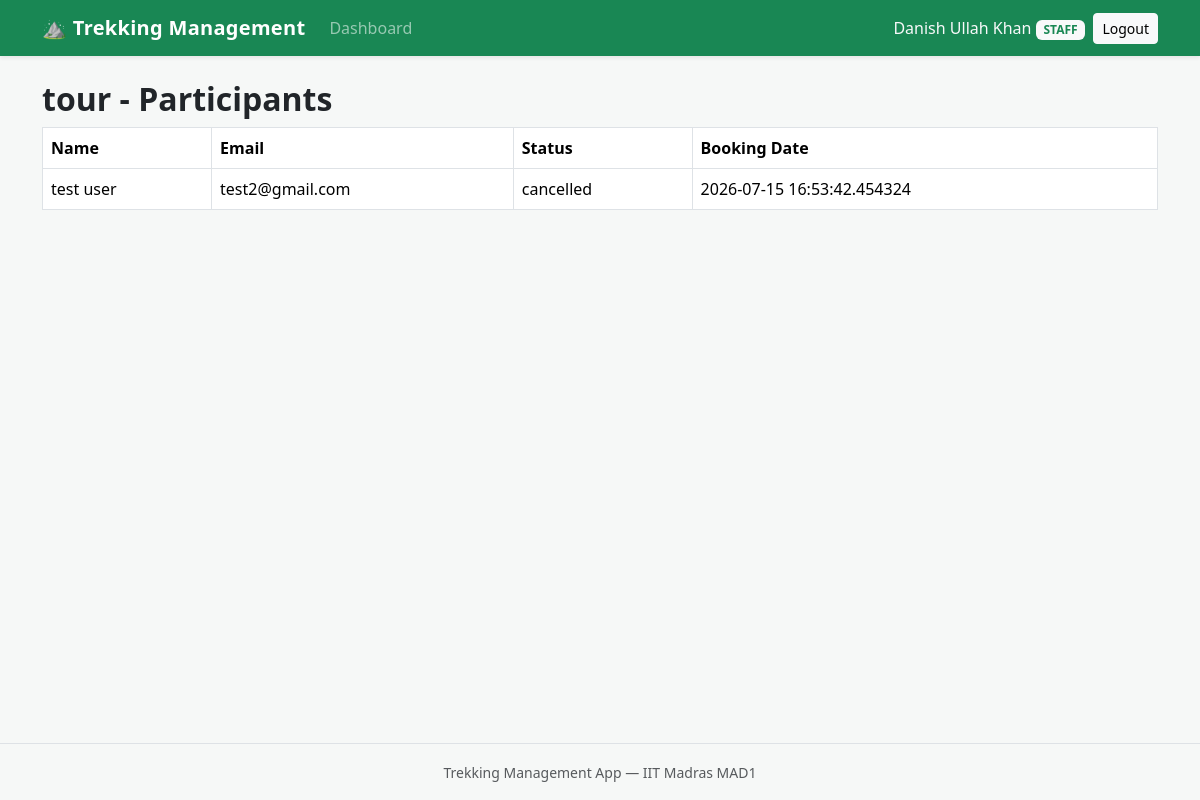
The app's page /staff/treks/1/participants (signed in), older data.
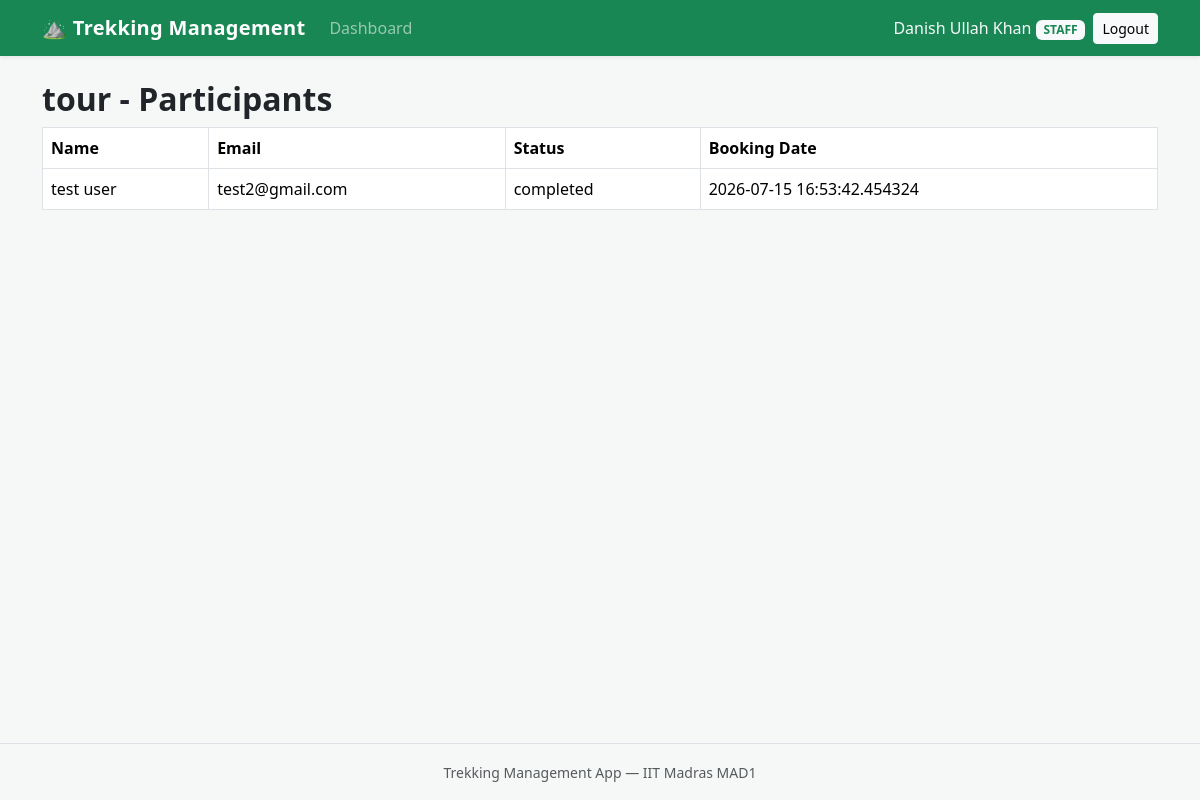
The same page, newer data.
### models/booking.py (models this page shows, shortened)
class Booking(db.Model):
    __tablename__ = "bookings"
    id = db.Column(db.Integer, primary_key=True)
    user_id = db.Column(db.Integer, db.ForeignKey("users.id"), nullable=False)
    trek_id = db.Column(db.Integer, db.ForeignKey("treks.id"), nullable=False)
    booking_date = db.Column(db.DateTime, nullable=False, default=datetime.utcnow)
    status = db.Column(db.String(20), nullable=False, default="booked")

### models/user.py (models this page shows, shortened)
class User(UserMixin, db.Model):
    __tablename__ = "users"
    id = db.Column(db.Integer, primary_key=True)
    name = db.Column(db.String(80), nullable=False)
    email = db.Column(db.String(120), unique=True, nullable=False)
    password_hash = db.Column(db.String(255), nullable=False)
    role = db.Column(db.String(20), nullable=False, default="user")
    approved = db.Column(db.Boolean, nullable=False, default=False)
    blacklisted = db.Column(db.Boolean, nullable=False, default=False)
    bookings = db.relationship("Booking", backref="user", lazy=True)

### routes/staff.py (the view)
@staff_bp.route("/treks/<int:trek_id>/participants")
@approved_staff_required
def participants(trek_id):
    trek = Trek.query.get_or_404(trek_id)
    if trek.staff_id != current_user.id:
        abort(403)
    bookings = Booking.query.filter_by(trek_id=trek.id).all()
    return render_template(
        "staff/participants.html",
        trek=trek,
        bookings=bookings
    )

### models/user.py (called while the page is built)
@login_manager.user_loader
def load_user(user_id):
    return User.query.get(int(user_id))

### routes/staff.py (called while the page is built)
def approved_staff_required(view):
    @wraps(view)
    @login_required
    def wrapped(*args, **kwargs):
        if current_user.role != "staff":
            abort(403)
        if not current_user.approved:
            return redirect(url_for("auth.pending"))
        return view(*args, **kwargs)
    return wrapped

### templates/staff/participants.html (shortened to what this page needs)
{% extends "base.html" %}
{% block content %}
<h2>{{ trek.name }} - Participants</h2>
<table class="table table-bordered">
    <thead>
        <tr>
            <th>Name</th>
            <th>Email</th>
            <th>Status</th>
            <th>Booking Date</th>
        </tr>
    </thead>
    <tbody>
    {% for booking in bookings %}
    <tr>
        <td>{{ booking.user.name }}</td>
        <td>{{ booking.user.email }}</td>
        <td>{{ booking.status }}</td>
        <td>{{ booking.booking_date }}</td>
    </tr>
    {% endfor %}
    </tbody>
</table>
{% endblock %}

Row changes from the older to the newer data that the page shows:
changed Booking "test user": status "cancelled" → "completed"
